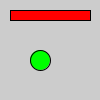
Frame 1 (no input)
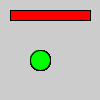
Frame 60 (the mouse pressed at the canvas centre just before this capture)
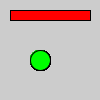
Frame 120 (the mouse held since frame 60 and released just before this capture)

The Processing sketch that drew these frames (run headless with seeded random() and noise(); from frame 60 on, the mouse is pressed at the canvas centre):

// Processing sketch: Interfaces_One
// ── Interfaces_One.pde
// Illustrates first Interface

ArrayList<Drawable> shapes = new ArrayList<Drawable>();

void setup() {
  size(100, 100);

  shapes.add(new Rectangle(10, 10, 80, 10, color(255, 0, 0)));
  shapes.add(new Circle(40, 60, 20, color(0, 255, 0)));
 }

void draw() {
  for (int i = 0; i < shapes.size(); i++) {
    shapes.get(i).draw();
  }
}

//First Example
//Not a class
//Cannot be instantiated like a class with Drawable d = new Drawable(); 
interface Drawable {
  void draw();
}

class Rectangle implements Drawable {

  float x;
  float y;
  float width;
  float height;
  color c;

  Rectangle(float x, float y, float width, float height, color c) {
    this.x = x;
    this.y = y;
    this.width = width;
    this.height = height;
    this.c = c;
  } 

  void draw() {
    fill(c);
    rect(x, y, width, height);
  }
}

class Circle implements Drawable{

  float x;
  float y;
  float radius;
  color c;

  Circle(float x, float y, float radius, color c){
    this.x = x;
    this.y = y;
    this.radius = radius;
    this.c = c;
  }

  void draw(){
    fill(c);
    ellipse(x, y, radius, radius);
  }
}
